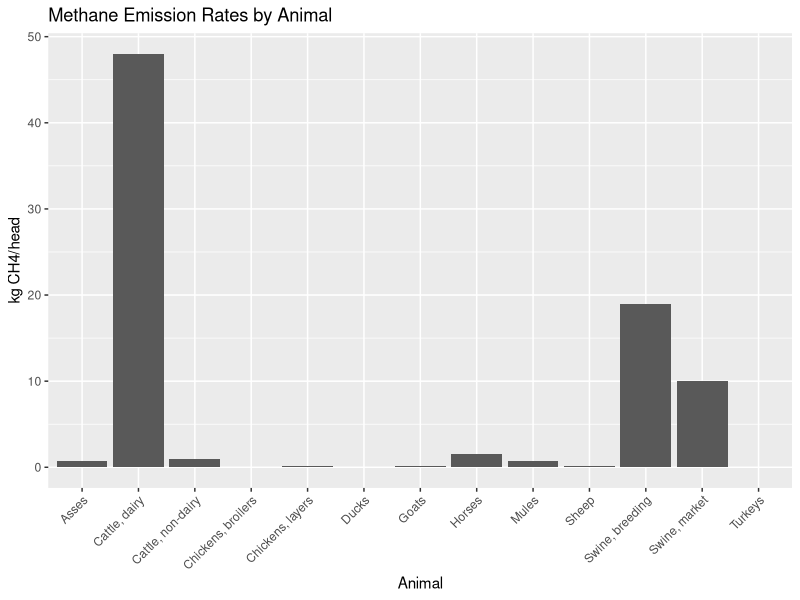

This figure's R source:
## ---- chunk 1
knitr::opts_chunk$set(echo = TRUE)
## ---- chunk 2
library(tidyverse)
Poop_raw <- read.csv("./Data/Raw/FAOSTAT_data_1980_2050.csv", stringsAsFactors = TRUE)
Poop_filtered <- Poop_raw %>% 
  select(Area, Element, Item, Year:Flag.Description)
Poop_CH4 <- Poop_filtered %>% 
  filter(Element == "Emissions (CH4) (Manure management)") %>% 
  select(Area, Element, Item, Year:Flag.Description)
## ---- chunk 3
#making summary tables of CH4 data
summary(Poop_CH4)
range(Poop_CH4$Value)
mean(Poop_CH4$Value)
unique(Poop_CH4$Item)


## ---- chunk 4
#making a filtered dataset for the rate
Poop_CH4_rate <- Poop_filtered %>% 
  filter(Element == "Implied emission factor for CH4 (Manure management)") %>% 
  select(Area, Element, Item, Year:Flag.Description)
## ---- chunk 5
#making a boxplot showing difference in rates per animal
library(ggplot2)
#making dataset for one year for visualization purposes
Poop_rate_1year <- Poop_CH4_rate %>% 
  filter(Year == "1980")
#making barplot
ggplot(data=Poop_rate_1year, aes(x=Item,y= Value))+
  geom_bar(stat="identity")+
  theme(axis.text.x = element_text(angle=45, hjust=1))+
  labs(title="Methane Emission Rates by Animal", x = "Animal", y = "kg CH4/head")

#making lineplot to show head of animals over time

